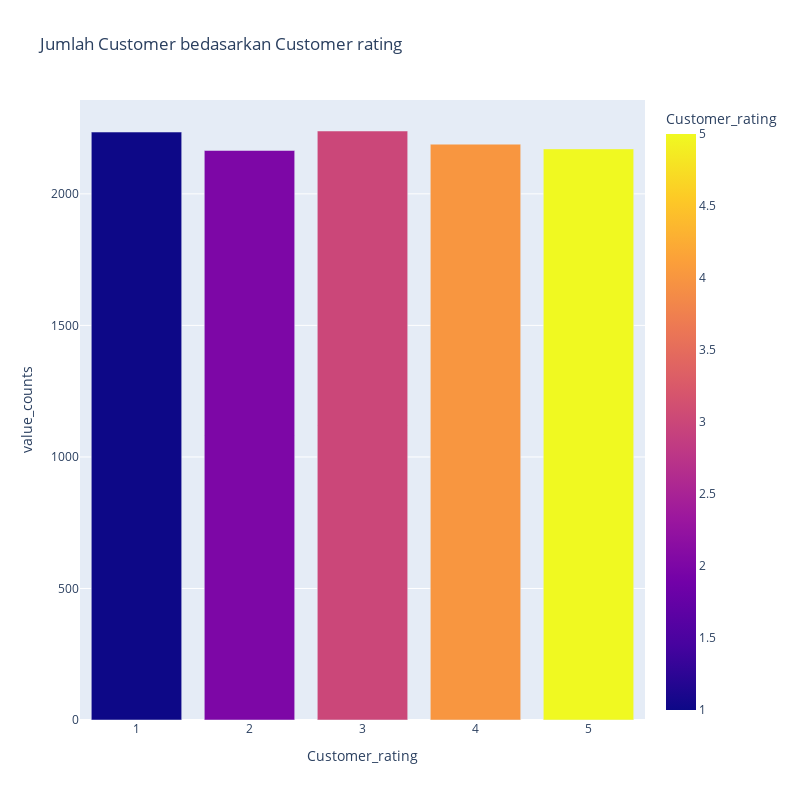

Write notebook code for a chart like this one.
### Markdown cell above
- Bedasarkan nilai p-value =  1.8411500205173969e-10 < 0.05. Maka dapat disimpulkan bahwa Customer care call memiliki hubungan dengan reach on time.

### Code cell
# Melihat kolom customer rating. 

customer_ratings = kolom_numerikal['Customer_rating'].value_counts().reset_index()
customer_ratings.columns = ['Customer_rating', 'value_counts']
fig = px.bar(customer_ratings, x = 'Customer_rating', y = 'value_counts',
             color='Customer_rating', width = 800, height = 800
            ,title='Jumlah Customer bedasarkan Customer rating')
fig.update_traces(textposition='outside')
fig.show()

### Figure 1 — Plotly figure (JSON) as saved in the notebook; plotly's stock layout.template omitted (floating-point values rounded to 4 significant figures)
{"data": [{"alignmentgroup": "True", "hovertemplate": "Customer_rating=%{marker.color}<br>value_counts=%{y}<extra></extra>", "legendgroup": "", "marker": {"color": [3, 1, 4, 5, 2], "coloraxis": "coloraxis", "pattern": {"shape": ""}}, "name": "", "offsetgroup": "", "orientation": "v", "showlegend": false, "textposition": "outside", "type": "bar", "x": [3, 1, 4, 5, 2], "xaxis": "x", "y": [2239, 2235, 2189, 2171, 2165], "yaxis": "y"}], "layout": {"barmode": "relative", "coloraxis": {"colorbar": {"title": {"text": "Customer_rating"}}, "colorscale": [[0, "#0d0887"], [0.1111, "#46039f"], [0.2222, "#7201a8"], [0.3333, "#9c179e"], [0.4444, "#bd3786"], [0.5556, "#d8576b"], [0.6667, "#ed7953"], [0.7778, "#fb9f3a"], [0.8889, "#fdca26"], [1, "#f0f921"]]}, "height": 800, "legend": {"tracegroupgap": 0}, "title": {"text": "Jumlah Customer bedasarkan Customer rating"}, "width": 800, "xaxis": {"anchor": "y", "domain": [0, 1], "title": {"text": "Customer_rating"}}, "yaxis": {"anchor": "x", "domain": [0, 1], "title": {"text": "value_counts"}}}}
